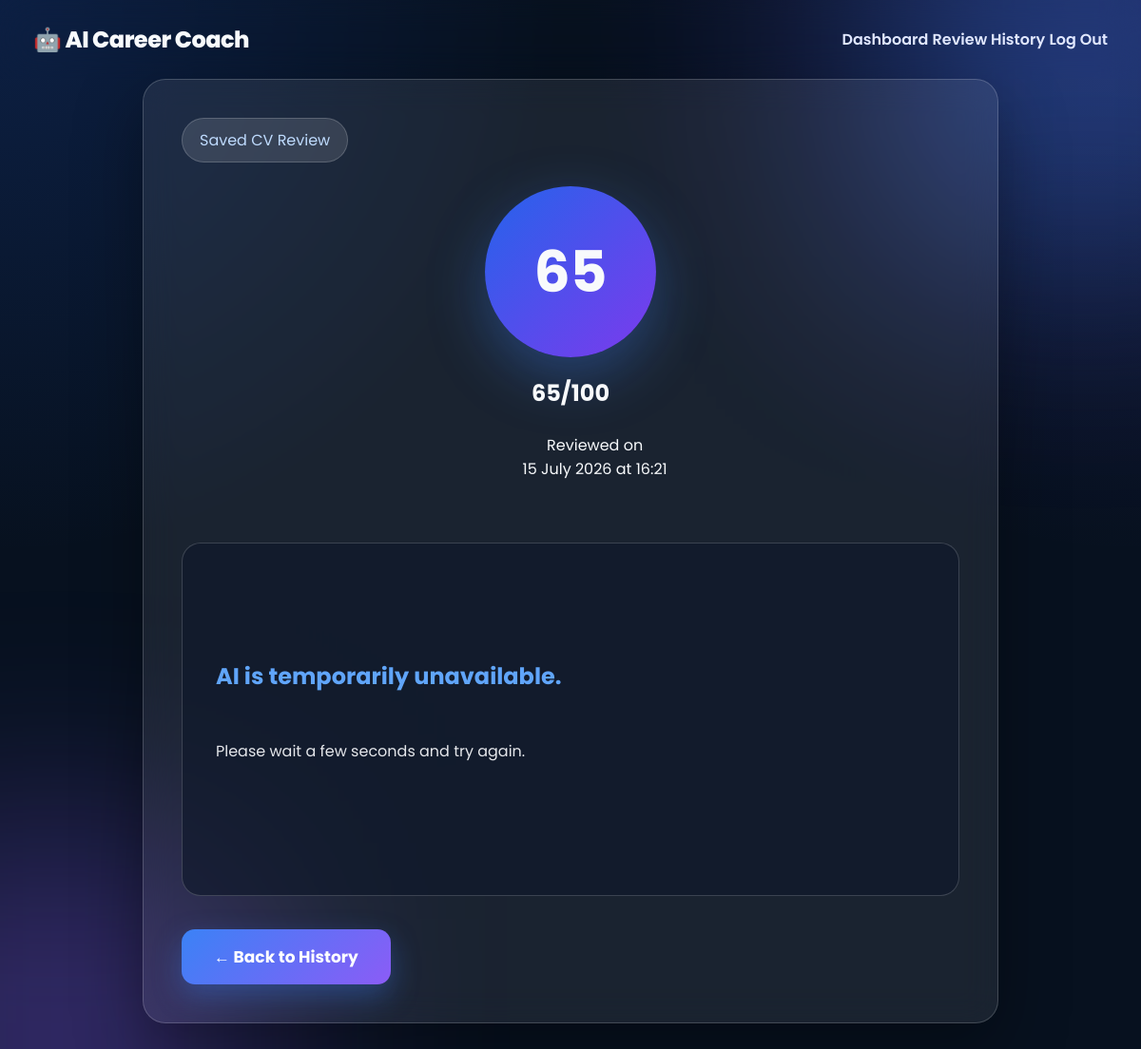
Screenshot of /history/1 (signed in) with the database file from the repository.
### models.py (models this page shows)
class Review(db.Model):
    id = db.Column(
        db.Integer,
        primary_key=True,
    )
    score = db.Column(
        db.Integer,
        nullable=False,
    )
    feedback = db.Column(
        db.Text,
        nullable=False,
    )
    created_at = db.Column(
        db.DateTime,
        default=db.func.current_timestamp(),
        nullable=False,
    )
    user_id = db.Column(
        db.Integer,
        db.ForeignKey("user.id"),
        nullable=False,
    )

### app.py (the view)
@app.route("/history/<int:review_id>")
@login_required
def view_review(review_id):
    review = Review.query.filter_by(
        id=review_id,
        user_id=current_user.id,
    ).first_or_404()
    return render_template(
        "saved_review.html",
        review=review,
    )

### app.py (called while the page is built)
@login_manager.user_loader
def load_user(user_id):
    return db.session.get(User, int(user_id))

### saved_review.html (shortened to what this page needs)
<!DOCTYPE html>
<html lang="en">
<head>
    <link
        rel="stylesheet"
        href="{{ url_for('static', filename='style.css') }}"
    >
</head>
<body>
<nav>
    <h2>🤖 AI Career Coach</h2>
    <div>
        <a href="/dashboard">Dashboard</a>
        <a href="/history">Review History</a>
        <a href="/logout">Log Out</a>
    </div>
</nav>
<section class="form-section">
    <span class="badge">Saved CV Review</span>
    <div class="score-dashboard">
        <div class="score-circle">
            {{ review.score }}
        </div>
        <h1>{{ review.score }}/100</h1>
        <p>
            Reviewed on
            {{ review.created_at.strftime("%d %B %Y at %H:%M") }}
        </p>
    </div>
    <div class="feedback-box">
        {{ review.feedback | safe }}
    </div>
    <a href="/history">
        <button>← Back to History</button>
    </a>
</section>
</body>
</html>

### static/style.css (style rules this page uses)
* { margin: 0; padding: 0; box-sizing: border-box; font-family: 'Poppins', sans-serif; }
body { font-family: Arial, Helvetica, sans-serif; background: linear-gradient(135deg, #0f172a, #1e1b4b, #312e81); color: white; min-height: 100vh; }
nav { max-width: 1200px; margin: 0 auto; padding: 24px 35px; display: flex; justify-content: space-between; align-items: center; }
nav h2 { font-size: 24px; font-weight: 800; letter-spacing: -0.5px; }
nav a { color: #e0e7ff; text-decoration: none; font-weight: 600; transition: 0.2s ease; }
.badge { display: inline-block; background: rgba(255,255,255,0.12); padding: 10px 18px; border-radius: 999px; color: #bfdbfe; margin-bottom: 25px; border: 1px solid rgba(255,255,255,0.18); }
button { margin-top: 35px; padding: 16px 34px; border: none; border-radius: 14px; background: linear-gradient(135deg, #3b82f6, #8b5cf6); color: white; font-size: 17px; font-weight: bold; cursor: pointer; }
a { text-decoration: none; }
pre, p { white-space: pre-wrap; }
.form-section { max-width: 900px; margin: 0 auto 80px; padding: 40px; background: rgba(255,255,255,0.08); border: 1px solid rgba(255,255,255,0.18); border-radius: 24px; backdrop-filter: blur(18px); }
.feedback-box { background: rgba(15, 23, 42, 0.65); border: 1px solid rgba(255,255,255,0.18); border-radius: 20px; padding: 35px; color: #e5e7eb; line-height: 1.8; font-size: 16px; white-space: pre-wrap; }
body::before { content: ""; position: fixed; top: -150px; right: -150px; width: 420px; height: 420px; background: rgba(59, 130, 246, 0.35); filter: blur(120px); z-index: -1; }
body::after { content: ""; position: fixed; bottom: -150px; left: -150px; width: 420px; height: 420px; background: rgba(139, 92, 246, 0.35); filter: blur(120px); z-index: -1; }
.ai-card, .feature-card, .card, .form-section { box-shadow: 0 25px 70px rgba(0, 0, 0, 0.35); }
button { box-shadow: 0 12px 30px rgba(59, 130, 246, 0.35); }
nav { position: sticky; top: 0; z-index: 10; backdrop-filter: blur(20px); }
.feedback-box h1, .feedback-box h2, .feedback-box h3 { color: #60a5fa; margin-top: 25px; margin-bottom: 15px; }
.feedback-box p { margin-bottom: 15px; color: #e5e7eb; }
.score-dashboard { text-align:center; margin-bottom:40px; }
.score-circle { width:180px; height:180px; margin:0 auto 20px; border-radius:50%; display:flex; justify-content:center; align-items:center; font-size:60px; font-weight:bold; background:linear-gradient(135deg,#2563eb,#7c3aed); box-shadow:0 20px 60px rgba(59,130,246,.35); }
body { background: radial-gradient(circle at top left, rgba(37, 99, 235, 0.18), transparent 35%), radial-gradient(circle at top right, rgba(124, 58, 237, 0.16), transparent 35%), #07111f; color: #f8fafc; }

### rows the page displays
Review: score "65", created_at "15 July 2026 at 16:21", feedback "AI is temporarily unavailable. Please wait a few seconds and try again."
